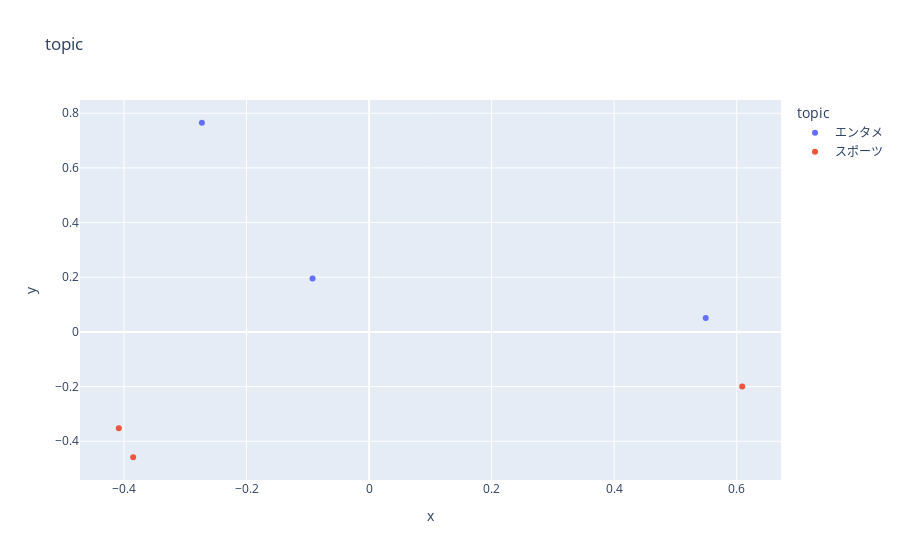

The notebook cell saved with this chart:
### Code cell
# PCAを行ってプロットする
df['pca'] = df['wakati_text'].pipe(hero.tfidf).pipe(hero.pca)
hero.scatterplot(df, 'pca', color='topic', title='topic')

### Figure 1 — Plotly figure (JSON) as saved in the notebook; plotly's stock layout.template omitted (floating-point values rounded to 4 significant figures)
{"data": [{"hovertemplate": "topic=エンタメ<br>x=%{x}<br>y=%{y}<extra></extra>", "legendgroup": "エンタメ", "marker": {"color": "#636efa", "symbol": "circle"}, "mode": "markers", "name": "エンタメ", "orientation": "v", "showlegend": true, "type": "scatter", "x": [0.5495, -0.09217, -0.2728], "xaxis": "x", "y": [0.05081, 0.195, 0.7651], "yaxis": "y"}, {"hovertemplate": "topic=スポーツ<br>x=%{x}<br>y=%{y}<extra></extra>", "legendgroup": "スポーツ", "marker": {"color": "#EF553B", "symbol": "circle"}, "mode": "markers", "name": "スポーツ", "orientation": "v", "showlegend": true, "type": "scatter", "x": [-0.4084, 0.609, -0.385], "xaxis": "x", "y": [-0.3526, -0.1999, -0.4584], "yaxis": "y"}], "layout": {"legend": {"title": {"text": "topic"}, "tracegroupgap": 0}, "title": {"text": "topic"}, "xaxis": {"anchor": "y", "domain": [0, 1], "title": {"text": "x"}}, "yaxis": {"anchor": "x", "domain": [0, 1], "title": {"text": "y"}}}}
